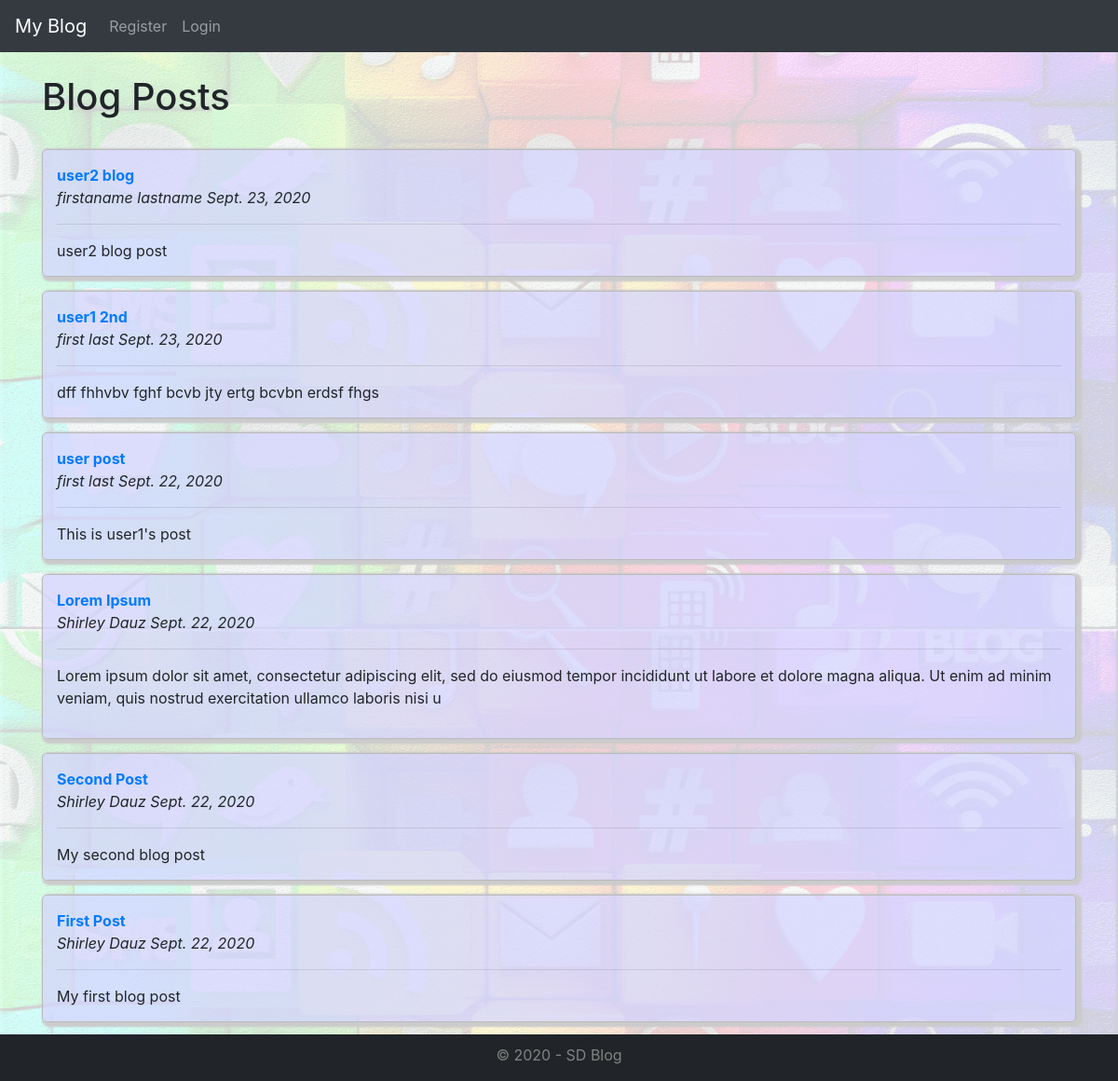
The page / on the database its author committed.
### myblog/models.py (models this page shows, shortened)
class Post(models.Model):
    title = models.CharField(max_length=255)
    author = models.ForeignKey(User, on_delete=models.CASCADE)
    body = RichTextField(blank=True, null=True)
    post_date = models.DateField(auto_now_add=True)

### myblog/views.py (the view)
# urls.py: path('', home_view.as_view(), name="home"),
class home_view(ListView):
    model = Post
    template_name = 'home.html'
    ordering = ['-id']

### myblog/templates/home.html (shortened to what this page needs)
{% extends 'base.html' %}
{% block content %}
    <h1>Blog Posts</h1><br>
    {% for post in object_list %}
        <div style="overflow: auto; background: #d4d4ffb7; border: 1px solid #bababa; padding: 15px; border-radius: 5px; margin-bottom: 15px;box-shadow: 3px 2px 2px 3px #cbcbcc;">
            <strong><a href="{% url 'post-detail' post.pk %}"> {{ post.title }}</a></strong><br>
            <i>{{ post.author.first_name }} {{ post.author.last_name }}
            {{ post.post_date }}</i>
            <hr>
            {{ post.body|slice:":200"|safe }}
        </div>
    {% endfor %}
    <br><br>
{% endblock %}

### myblog/templates/base.html (shortened to what this page needs)
{% load static %}
<!doctype html>
<html lang="en">
    <head>
        <link rel="stylesheet" href="https://stackpath.bootstrapcdn.com/bootstrap/4.5.2/css/bootstrap.min.css">
    </head>
    <body>
        <nav class="navbar navbar-expand-lg navbar-dark bg-dark">
            <a class="navbar-brand" href="{% url 'home' %}">My Blog</a>
            <div class="collapse navbar-collapse" id="navbarNav">
                <ul class="navbar-nav">
                    {% if user.is_authenticated %}
                        <li class="nav-item">
                            <a class="nav-link" href="{% url 'add-post' %}">Add Post</a>
                        </li>
                        <li class="nav-item">
                            <a class="nav-link" href="{% url 'logout' %}">Logout</a>
                        </li>
                    {% else %}
                        <li class="nav-item">
                            <a class="nav-link" href="{% url 'register' %}">Register</a>
                        </li>
                        <li class="nav-item">
                            <a class="nav-link" href="{% url 'login' %}">Login</a>
                        </li>
                    {% endif %}
                </ul>
            </div>
        </nav>
        <br>
        <div class="container">
            {% block content %}
            {% endblock %}
        </div>
    </body>
    <footer style="position: fixed; left: 0; bottom: 0; width: 100%;">
        <div style="background-color: #212529; height: 50px; text-align: center;">
          <p style="color: rgb(131, 130, 130);padding-top: 10px;">&copy 2020 - SD Blog</p>
        </div>
    </footer>
</html>

### rows shown on the page
Post: title "user2 blog", author.first_name "firstaname", author.last_name "lastname", post_date "Sept. 23, 2020", body "user2 blog post"
Post: title "user1 2nd", author.first_name "first", author.last_name "last", post_date "Sept. 23, 2020", body "dff fhhvbv fghf bcvb jty ertg bcvbn erdsf fhgs"
Post: title "user post", author.first_name "first", author.last_name "last", post_date "Sept. 22, 2020", body "This is user1's post"
Post: title "Lorem Ipsum", author.first_name "Shirley", author.last_name "Dauz", post_date "Sept. 22, 2020", body "Lorem ipsum dolor sit amet, consectetur adipiscing elit, sed do eiusmod tempor incididunt ut labore et dolore magna aliqua. Ut enim ad minim veniam, quis nostrud exercitation ullamco laboris nisi u"
Post: title "Second Post", author.first_name "Shirley", author.last_name "Dauz", post_date "Sept. 22, 2020", body "My second blog post"
Post: title "First Post", author.first_name "Shirley", author.last_name "Dauz", post_date "Sept. 22, 2020", body "My first blog post"
